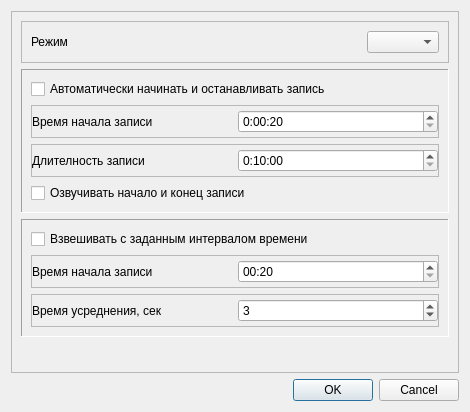
<?xml version="1.0" encoding="UTF-8"?>
<ui version="4.0">
 <class>BedsideScalesTesterParamsDialog</class>
 <widget class="QDialog" name="BedsideScalesTesterParamsDialog">
  <property name="geometry">
   <rect>
    <x>0</x>
    <y>0</y>
    <width>470</width>
    <height>412</height>
   </rect>
  </property>
  <property name="windowTitle">
   <string>Dialog</string>
  </property>
  <layout class="QVBoxLayout" name="verticalLayout">
   <item>
    <widget class="QFrame" name="frame">
     <property name="frameShape">
      <enum>QFrame::StyledPanel</enum>
     </property>
     <property name="frameShadow">
      <enum>QFrame::Raised</enum>
     </property>
     <layout class="QVBoxLayout" name="verticalLayout_2">
      <item>
       <widget class="QFrame" name="frMode">
        <property name="frameShape">
         <enum>QFrame::StyledPanel</enum>
        </property>
        <property name="frameShadow">
         <enum>QFrame::Raised</enum>
        </property>
        <layout class="QHBoxLayout" name="horizontalLayout">
         <item>
          <widget class="QLabel" name="lblMode">
           <property name="text">
            <string>Режим</string>
           </property>
          </widget>
         </item>
         <item>
          <spacer name="horizontalSpacer">
           <property name="orientation">
            <enum>Qt::Horizontal</enum>
           </property>
           <property name="sizeHint" stdset="0">
            <size>
             <width>40</width>
             <height>20</height>
            </size>
           </property>
          </spacer>
         </item>
         <item>
          <widget class="QComboBox" name="cbMode"/>
         </item>
        </layout>
       </widget>
      </item>
      <item>
       <widget class="QFrame" name="frAutoRecord">
        <property name="frameShape">
         <enum>QFrame::Panel</enum>
        </property>
        <property name="frameShadow">
         <enum>QFrame::Sunken</enum>
        </property>
        <layout class="QVBoxLayout" name="verticalLayout_3">
         <item>
          <widget class="QCheckBox" name="cbAutoRecord">
           <property name="text">
            <string>Автоматически начинать и останавливать запись</string>
           </property>
          </widget>
         </item>
         <item>
          <widget class="QFrame" name="frStartTime">
           <property name="frameShape">
            <enum>QFrame::StyledPanel</enum>
           </property>
           <property name="frameShadow">
            <enum>QFrame::Raised</enum>
           </property>
           <layout class="QHBoxLayout" name="horizontalLayout_2">
            <property name="leftMargin">
             <number>0</number>
            </property>
            <property name="topMargin">
             <number>4</number>
            </property>
            <property name="rightMargin">
             <number>0</number>
            </property>
            <property name="bottomMargin">
             <number>4</number>
            </property>
            <item>
             <widget class="QLabel" name="lblStartTime">
              <property name="text">
               <string>Время начала записи</string>
              </property>
             </widget>
            </item>
            <item>
             <widget class="QTimeEdit" name="edStartTime">
              <property name="displayFormat">
               <string>H:mm:ss</string>
              </property>
              <property name="time">
               <time>
                <hour>0</hour>
                <minute>0</minute>
                <second>20</second>
               </time>
              </property>
             </widget>
            </item>
           </layout>
          </widget>
         </item>
         <item>
          <widget class="QFrame" name="frRecLength">
           <property name="frameShape">
            <enum>QFrame::StyledPanel</enum>
           </property>
           <property name="frameShadow">
            <enum>QFrame::Raised</enum>
           </property>
           <layout class="QHBoxLayout" name="horizontalLayout_3">
            <property name="leftMargin">
             <number>0</number>
            </property>
            <property name="topMargin">
             <number>4</number>
            </property>
            <property name="rightMargin">
             <number>0</number>
            </property>
            <property name="bottomMargin">
             <number>4</number>
            </property>
            <item>
             <widget class="QLabel" name="lblRecLength">
              <property name="text">
               <string>Длителность записи</string>
              </property>
             </widget>
            </item>
            <item>
             <widget class="QTimeEdit" name="edRecLength">
              <property name="displayFormat">
               <string>H:mm:ss</string>
              </property>
              <property name="time">
               <time>
                <hour>0</hour>
                <minute>10</minute>
                <second>0</second>
               </time>
              </property>
             </widget>
            </item>
           </layout>
          </widget>
         </item>
         <item>
          <widget class="QCheckBox" name="cbSound">
           <property name="text">
            <string>Озвучивать начало и конец записи</string>
           </property>
          </widget>
         </item>
        </layout>
       </widget>
      </item>
      <item>
       <widget class="QFrame" name="frScalesMode">
        <property name="frameShape">
         <enum>QFrame::Panel</enum>
        </property>
        <property name="frameShadow">
         <enum>QFrame::Sunken</enum>
        </property>
        <layout class="QVBoxLayout" name="verticalLayout_4">
         <item>
          <widget class="QCheckBox" name="cbIntervalScaling">
           <property name="text">
            <string>Взвешивать с заданным интервалом времени</string>
           </property>
          </widget>
         </item>
         <item>
          <widget class="QFrame" name="frScalingInterval">
           <property name="frameShape">
            <enum>QFrame::StyledPanel</enum>
           </property>
           <property name="frameShadow">
            <enum>QFrame::Raised</enum>
           </property>
           <layout class="QHBoxLayout" name="horizontalLayout_4">
            <property name="leftMargin">
             <number>0</number>
            </property>
            <property name="topMargin">
             <number>4</number>
            </property>
            <property name="rightMargin">
             <number>0</number>
            </property>
            <property name="bottomMargin">
             <number>4</number>
            </property>
            <item>
             <widget class="QLabel" name="lblScalingInterval">
              <property name="text">
               <string>Время начала записи</string>
              </property>
             </widget>
            </item>
            <item>
             <widget class="QTimeEdit" name="edScalingInterval">
              <property name="currentSection">
               <enum>QDateTimeEdit::MinuteSection</enum>
              </property>
              <property name="displayFormat">
               <string>mm:ss</string>
              </property>
              <property name="time">
               <time>
                <hour>0</hour>
                <minute>0</minute>
                <second>20</second>
               </time>
              </property>
             </widget>
            </item>
           </layout>
          </widget>
         </item>
         <item>
          <widget class="QFrame" name="frAverageTime">
           <property name="frameShape">
            <enum>QFrame::StyledPanel</enum>
           </property>
           <property name="frameShadow">
            <enum>QFrame::Raised</enum>
           </property>
           <layout class="QHBoxLayout" name="horizontalLayout_5">
            <property name="leftMargin">
             <number>0</number>
            </property>
            <property name="topMargin">
             <number>4</number>
            </property>
            <property name="rightMargin">
             <number>0</number>
            </property>
            <property name="bottomMargin">
             <number>4</number>
            </property>
            <item>
             <widget class="QLabel" name="lblAverageTime">
              <property name="text">
               <string>Время усреднения, сек</string>
              </property>
             </widget>
            </item>
            <item>
             <widget class="QSpinBox" name="edAverageTime">
              <property name="minimum">
               <number>1</number>
              </property>
              <property name="maximum">
               <number>25</number>
              </property>
              <property name="value">
               <number>3</number>
              </property>
             </widget>
            </item>
           </layout>
          </widget>
         </item>
        </layout>
       </widget>
      </item>
      <item>
       <spacer name="verticalSpacer">
        <property name="orientation">
         <enum>Qt::Vertical</enum>
        </property>
        <property name="sizeHint" stdset="0">
         <size>
          <width>20</width>
          <height>40</height>
         </size>
        </property>
       </spacer>
      </item>
     </layout>
    </widget>
   </item>
   <item>
    <widget class="QDialogButtonBox" name="buttonBox">
     <property name="orientation">
      <enum>Qt::Horizontal</enum>
     </property>
     <property name="standardButtons">
      <set>QDialogButtonBox::Cancel|QDialogButtonBox::Ok</set>
     </property>
    </widget>
   </item>
  </layout>
 </widget>
 <resources/>
 <connections>
  <connection>
   <sender>buttonBox</sender>
   <signal>accepted()</signal>
   <receiver>BedsideScalesTesterParamsDialog</receiver>
   <slot>accept()</slot>
   <hints>
    <hint type="sourcelabel">
     <x>257</x>
     <y>402</y>
    </hint>
    <hint type="destinationlabel">
     <x>157</x>
     <y>274</y>
    </hint>
   </hints>
  </connection>
  <connection>
   <sender>buttonBox</sender>
   <signal>rejected()</signal>
   <receiver>BedsideScalesTesterParamsDialog</receiver>
   <slot>reject()</slot>
   <hints>
    <hint type="sourcelabel">
     <x>325</x>
     <y>402</y>
    </hint>
    <hint type="destinationlabel">
     <x>286</x>
     <y>274</y>
    </hint>
   </hints>
  </connection>
  <connection>
   <sender>cbMode</sender>
   <signal>currentIndexChanged(int)</signal>
   <receiver>BedsideScalesTesterParamsDialog</receiver>
   <slot>on_modeChanged(int)</slot>
   <hints>
    <hint type="sourcelabel">
     <x>406</x>
     <y>40</y>
    </hint>
    <hint type="destinationlabel">
     <x>472</x>
     <y>42</y>
    </hint>
   </hints>
  </connection>
 </connections>
 <slots>
  <slot>on_modeChanged(int)</slot>
 </slots>
</ui>
